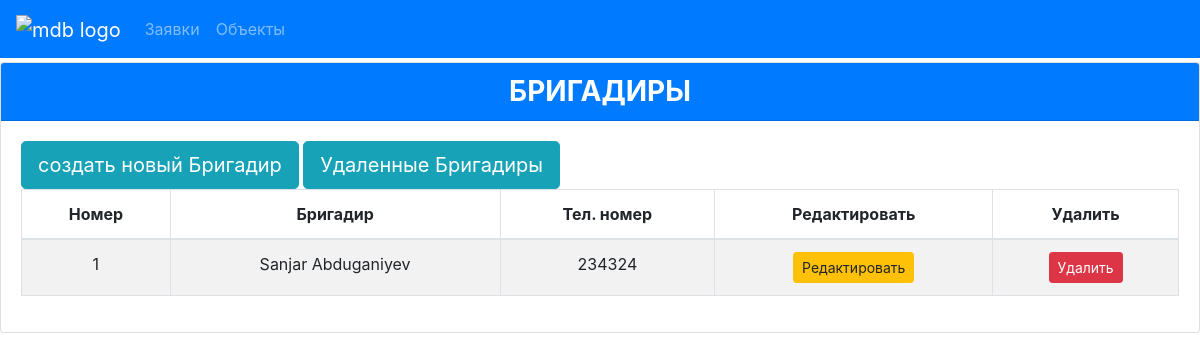
/brigadirs/ (signed in), run on an earlier commit of the app's database.
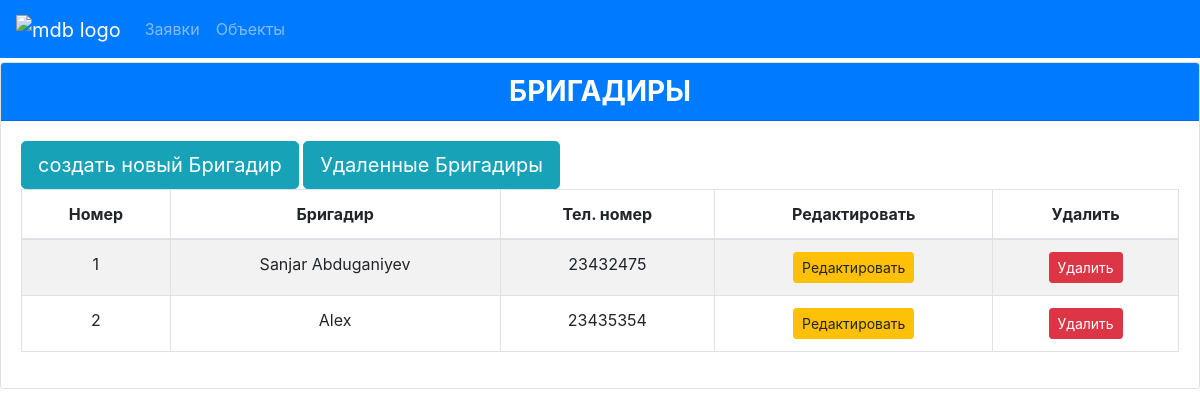
And on a later commit of the database.
### orders/models.py (models this page shows, shortened)
class Brigadir(models.Model):
    name = models.CharField(max_length=150, verbose_name='Ф.И.О. Бригадира')
    phone = models.CharField(max_length=9, verbose_name='Номер телефона')
    is_active = models.IntegerField(choices=IS_ACTIVE, default='1', verbose_name='Активность')
    class Meta:
        verbose_name = ("Бригадир")
        verbose_name_plural = ("Бригадиры")

### orders/views.py (the view)
# urls.py: path('brigadirs/', brigadirs, name='brigadirs'),
@login_required
def brigadirs(request):
    brigadirs = Brigadir.objects.filter(is_active=1)
    context = {'brigadirs': brigadirs}
    return render(request, 'brigadir/brigadir.html', context=context)

### templates/brigadir/brigadir.html (shortened to what this page needs)
{% extends 'base.html' %}
{% block content %}
{% load bootstrap_icons %}
<div class="card">
  <h3 class="card-header text-center font-weight-bold text-uppercase bg-primary" style="color: white;">
    Бригадиры
  </h3>
  <div class="card-body">
    <div id="table" class="table-editable">
      <a href="{% url 'create_brigadir' %}" type="submit" class="btn btn-info btn-lg btn">создать новый Бригадир</a>
      <a href="{% url 'deleted_brigadirs' %}" type="submit" class="btn btn-info btn-lg btn">Удаленные Бригадиры</a>
      <table class="table table-bordered table-responsive-md table-striped text-center">
        <thead>
          <tr>
            <th class="text-center">Номер</th>
            <th class="text-center">Бригадир</th>
            <th class="text-center">Тел. номер</th>
            <th class="text-center">Редактировать</th>
            <th class="text-center">Удалить</th>
          </tr>
        </thead>
        <tbody>
          {% for brigadir in brigadirs %}
          <tr>
            <td class="pt-3-half" contenteditable="false">{{ forloop.counter }}</td>
            <td class="pt-3-half" contenteditable="false">{{ brigadir.name }}</td>
            <td class="pt-3-half" contenteditable="false">{{ brigadir.phone }}</td>
            <td>
              <span class="table-remove"
                ><a href={% url 'update_brigadir' brigadir.id %} type="button" class="btn btn-warning btn-rounded btn-sm my-0" >
                  Редактировать
                </a></span>
            </td>
            <td>
              <span class="table-remove"
                ><a href={% url 'delete_brigadir' brigadir.id %} type="button" class="btn btn-danger btn-rounded btn-sm my-0" style="color: white">
                  Удалить
                </a></span>
            </td>
          </tr>
          {% endfor %}
        </tbody>
      </table>
    </div>
  </div>
</div>
  {% endblock %}

### templates/base.html (shortened to what this page needs)
<!doctype html>
{% load static %}
{% load bootstrap_icons %}
{% load crispy_forms_tags %}
<html lang="en">
  <head>
    <link rel="stylesheet" href="https://stackpath.bootstrapcdn.com/bootstrap/4.1.3/css/bootstrap.min.css">
  </head>
  <body>
      <nav class="mb-1 navbar navbar-expand-lg navbar-dark default-color bg-primary">
        <a class="navbar-brand" href="#">
          <img src="http://www.citynet.uz/images/logo14.png" height="30" alt="mdb logo">
        </a>
        <div class="collapse navbar-collapse" id="navbarSupportedContent-333">
          <ul class="navbar-nav mr-auto">
            <li class="nav-item">
              <a class="nav-link" href="{% url 'requests' %}">Заявки</a>
            </li>
            <li class="nav-item">
              <a class="nav-link" href="{% url 'objects' %}">Объекты</a>
            </li>
        </div>
      </nav>
          {% block content %}
          {% endblock %}
  </body>
</html>

What changed in the data, as far as the page shows it:
changed Brigadir "Sanjar Abduganiyev": phone "234324" → "23432475"
now on this page (row edited): Brigadir: name "Alex", phone "23435354"
